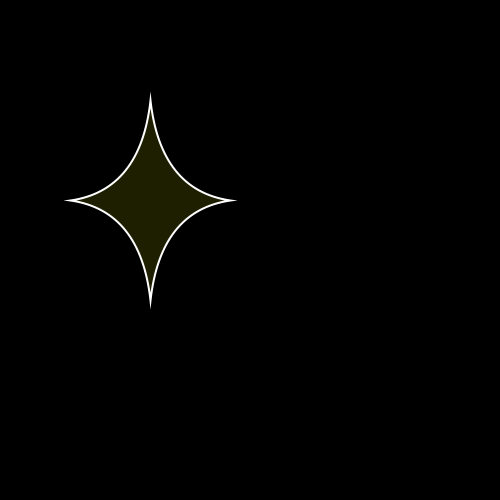
Frame 1 (no input)
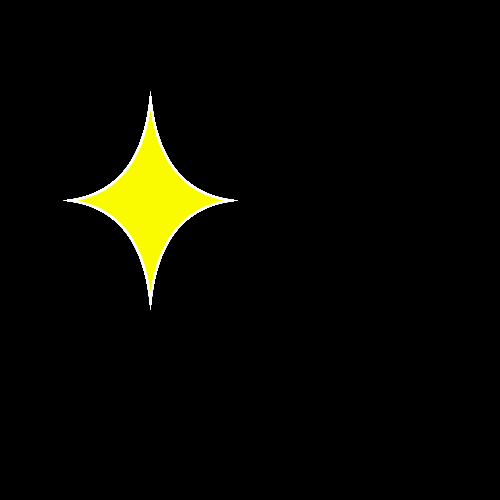
Frame 60 (the mouse pressed at the canvas centre just before this capture)
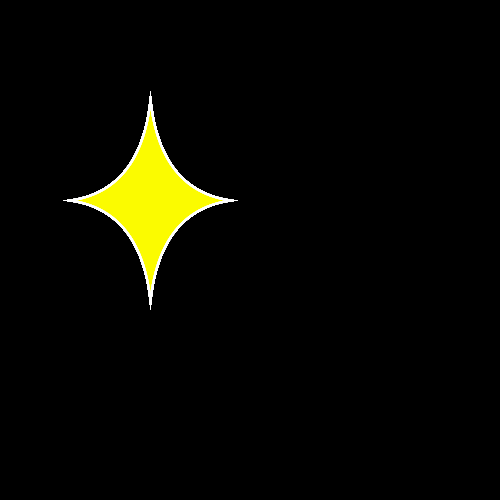
Frame 120 (the mouse held since frame 60 and released just before this capture)

The Processing sketch that drew these frames (run headless with seeded random() and noise(); from frame 60 on, the mouse is pressed at the canvas centre):

// Processing sketch: Star_shape_prototype
// ── Star_shape_prototype.pde
int xPos = 100;
int yPos = 100;
int xWidth = 50;
int yWidth = 60;

void setup() {
  noStroke();
  size(500, 500);
  background(0);
}

void draw() {
  starShape(10, 150, 200, 80, 100, 255, 255, 0, 30, 255, 2);
}

void starShape(int depth, int middleX, int middleY, int sizeX, int sizeY, int r, int g, int b, int opacity, int stroCol, int stroWei) {
  fill(r, g, b, opacity);
  stroke(stroCol);
  strokeWeight(stroWei);

  beginShape();
  vertex(middleX, middleY-sizeY);
  quadraticVertex(middleX-depth, middleY-depth, middleX-sizeX, middleY);
  quadraticVertex(middleX-depth, middleY+depth, middleX, middleY+sizeY);
  quadraticVertex(middleX+depth, middleY+depth, middleX+sizeX, middleY);
  quadraticVertex(middleX+depth, middleY-depth, middleX, middleY-sizeY);

  endShape(CLOSE);
}
